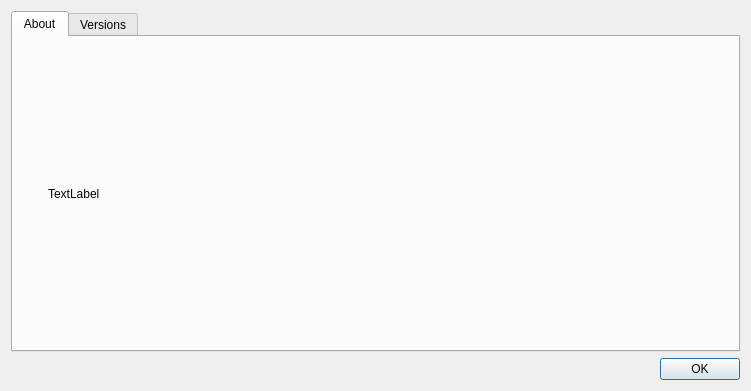
<?xml version="1.0" encoding="UTF-8"?>
<ui version="4.0">
 <class>OCC::AboutDialog</class>
 <widget class="QDialog" name="OCC::AboutDialog">
  <property name="geometry">
   <rect>
    <x>0</x>
    <y>0</y>
    <width>751</width>
    <height>391</height>
   </rect>
  </property>
  <property name="windowTitle">
   <string notr="true">About</string>
  </property>
  <layout class="QVBoxLayout" name="verticalLayout">
   <item>
    <widget class="QTabWidget" name="tabWidget">
     <property name="currentIndex">
      <number>0</number>
     </property>
     <widget class="QWidget" name="tab">
      <attribute name="title">
       <string>About</string>
      </attribute>
      <layout class="QHBoxLayout">
       <item>
        <layout class="QVBoxLayout" name="verticalLayout_2">
         <item>
          <spacer name="verticalSpacer_2">
           <property name="orientation">
            <enum>Qt::Vertical</enum>
           </property>
           <property name="sizeHint" stdset="0">
            <size>
             <width>20</width>
             <height>40</height>
            </size>
           </property>
          </spacer>
         </item>
         <item>
          <widget class="QLabel" name="icon">
           <property name="sizePolicy">
            <sizepolicy hsizetype="Minimum" vsizetype="Minimum">
             <horstretch>0</horstretch>
             <verstretch>0</verstretch>
            </sizepolicy>
           </property>
           <property name="maximumSize">
            <size>
             <width>256</width>
             <height>256</height>
            </size>
           </property>
           <property name="text">
            <string notr="true"/>
           </property>
           <property name="pixmap">
            <pixmap resource="../../core_theme.qrc">:/client/Files.fm Sync/theme/colored/files.fm-sync-icon.svg</pixmap>
           </property>
          </widget>
         </item>
         <item>
          <spacer name="verticalSpacer">
           <property name="orientation">
            <enum>Qt::Vertical</enum>
           </property>
           <property name="sizeHint" stdset="0">
            <size>
             <width>20</width>
             <height>40</height>
            </size>
           </property>
          </spacer>
         </item>
        </layout>
       </item>
       <item>
        <widget class="QLabel" name="aboutText">
         <property name="sizePolicy">
          <sizepolicy hsizetype="Expanding" vsizetype="Expanding">
           <horstretch>0</horstretch>
           <verstretch>0</verstretch>
          </sizepolicy>
         </property>
         <property name="text">
          <string>TextLabel</string>
         </property>
        </widget>
       </item>
      </layout>
     </widget>
     <widget class="QWidget" name="tab_2">
      <attribute name="title">
       <string>Versions</string>
      </attribute>
      <layout class="QVBoxLayout" name="verticalLayout_3">
       <item>
        <widget class="QTextBrowser" name="versionInfo">
         <property name="openExternalLinks">
          <bool>false</bool>
         </property>
         <property name="openLinks">
          <bool>false</bool>
         </property>
        </widget>
       </item>
      </layout>
     </widget>
    </widget>
   </item>
   <item>
    <widget class="QDialogButtonBox" name="buttonBox">
     <property name="orientation">
      <enum>Qt::Horizontal</enum>
     </property>
     <property name="standardButtons">
      <set>QDialogButtonBox::Ok</set>
     </property>
    </widget>
   </item>
  </layout>
 </widget>
 <resources>
  <include location="../../core_theme.qrc"/>
 </resources>
 <connections>
  <connection>
   <sender>buttonBox</sender>
   <signal>accepted()</signal>
   <receiver>OCC::AboutDialog</receiver>
   <slot>accept()</slot>
   <hints>
    <hint type="sourcelabel">
     <x>248</x>
     <y>254</y>
    </hint>
    <hint type="destinationlabel">
     <x>157</x>
     <y>274</y>
    </hint>
   </hints>
  </connection>
  <connection>
   <sender>buttonBox</sender>
   <signal>rejected()</signal>
   <receiver>OCC::AboutDialog</receiver>
   <slot>reject()</slot>
   <hints>
    <hint type="sourcelabel">
     <x>316</x>
     <y>260</y>
    </hint>
    <hint type="destinationlabel">
     <x>286</x>
     <y>274</y>
    </hint>
   </hints>
  </connection>
 </connections>
</ui>
